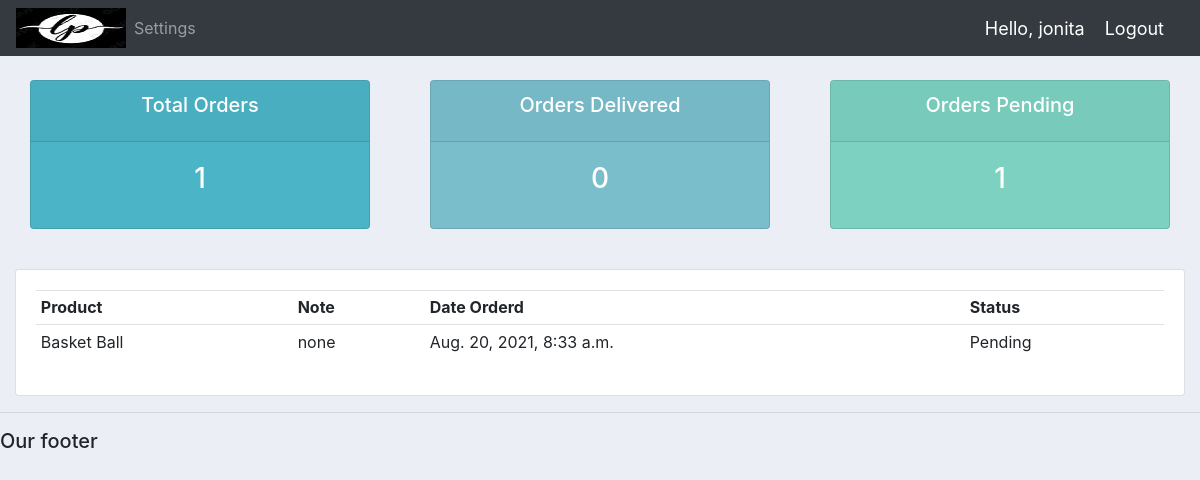
/user/ (signed in), run on the app's committed database.
### accounts/models.py (models this page shows, shortened)
class Order(models.Model):
    STATUS = (
        ('Pending', 'Pending'),
        ('Out for delivery', 'Out for delivery'),
        ('Delivered', 'Delivered'),
    )
    customer = models.ForeignKey(
        Customer, null=True, on_delete=models.SET_NULL)
    product = models.ForeignKey(Product, null=True, on_delete=models.SET_NULL)
    date_created = models.DateTimeField(auto_now_add=True, null=True)
    status = models.CharField(max_length=200, null=True, choices=STATUS)
    note = models.CharField(max_length=1000, null=True)
    def __str__(self):
        return self.product.name

class Product(models.Model):
    CATEGORY = (
        ('Indoor', 'Indoor'),
        ('Out Door', 'Out Door'),
    )
    name = models.CharField(max_length=200, null=True)
    price = models.FloatField(null=True)
    category = models.CharField(max_length=200, null=True, choices=CATEGORY)
    description = models.CharField(max_length=200, null=True)
    date_created = models.DateTimeField(auto_now_add=True, null=True)
    tags = models.ManyToManyField(Tag)

### accounts/decorators.py (the view)
        def wrapper_func(request, *args, **kwargs):
            group = None
            if request.user.groups.exists():
                group = request.user.groups.all()[0].name
            if group in allowed_roles:
                return view_func(request, *args, **kwargs)
            else:
                return HttpResponse('You are not authorized to view this page')

### accounts/views.py (called while the page is built)
@login_required(login_url='login')
@allowed_users(allowed_roles=['customer'])
def userPage(request):
    orders = request.user.customer.order_set.all()
    total_orders = orders.count()
    delivered = orders.filter(status='Delivered').count()
    pending = orders.filter(status='Pending').count()
    print('ORDERS:', orders)
    context = {'orders': orders, 'total_orders': total_orders,
               'delivered': delivered, 'pending': pending}
    return render(request, 'accounts/user.html', context)

### accounts/templates/accounts/user.html
{% extends 'accounts/main.html' %} {% load static %} {% block content %}
<br />
{% include 'accounts/status.html' %}
<br />
<div class="row">
  <div class="col-md">
    <div class="card card-body">
      <table class="table table-sm">
        <tr>
          <th>Product</th>
          <th>Note</th>
          <th>Date Orderd</th>
          <th>Status</th>
        </tr>
        {% for order in orders%}
        <tr>
          <td>{{order.product.name}}</td>
          <td>{{order.note}}</td>
          <td>{{order.date_created}}</td>
          <td>{{order.status}}</td>
        </tr>
        {% endfor%}
      </table>
    </div>
  </div>
</div>
{% endblock %}

### accounts/templates/accounts/navbar.html (shortened to what this page needs)
{% load static %}
<nav class="navbar navbar-expand-lg navbar-dark bg-dark">
  <img src="{% static 'images/lp-logo.jpg' %}" />
  <div class="collapse navbar-collapse" id="navbarNav">
    <ul class="navbar-nav">
      {% if request.user.is_staff %}
      <li class="nav-item active">
        <a class="nav-link" href="{% url 'home' %}">Dashboard</a>
      </li>
      <li class="nav-item">
        <a class="nav-link" href="{% url 'products' %}">Products</a>
      </li>
      {% else %}
      <li class="nav-item">
        <a class="nav-link" href="{% url 'account' %}">Settings</a>
      </li>
      {% endif %}
    </ul>
  </div>
  <span class="hello-msg">Hello, {{request.user}}</span>
  <span><a class="hello-msg" href="{% url 'logout' %}">Logout</a></span>
</nav>

### static/css/main.css (style rules this page uses)
body { background-color: #ebeff5; }

### accounts/templates/accounts/navbar.html (style rules this page uses)
.hello-msg { font-size: 18px; color: #fff; margin-right: 20px; }

### data on the page
Order: product.name "Basket Ball", note "none", date_created "Aug. 20, 2021, 8:33 a.m.", status "Pending"

### other printed values
{{ request.user }} "jonita"
{{ total_orders }} "1"
{{ delivered }} "0"
{{ pending }} "1"
